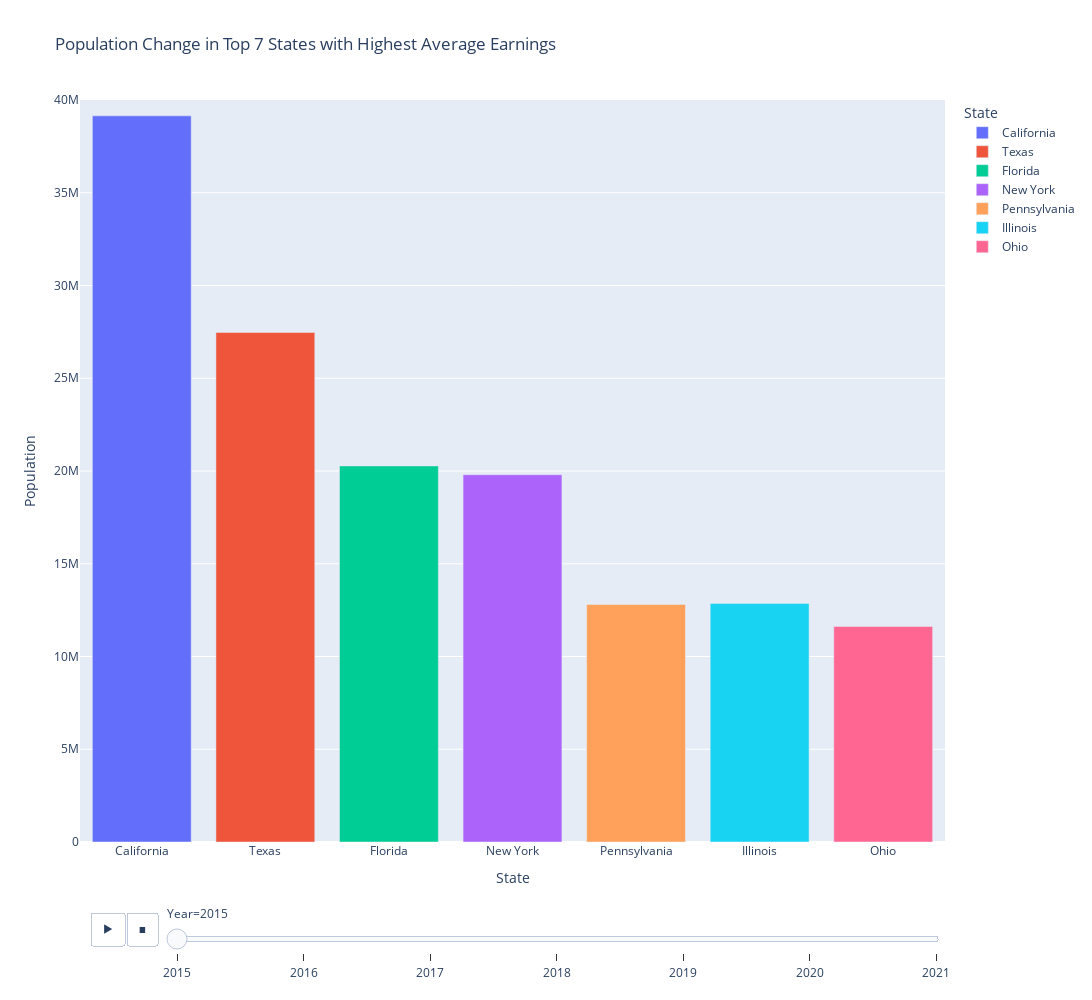

Source (notebook cell):
### Code cell
# create a list of the top 7 states with the highest average earnings
state = top_7_earnings["STATE"].tolist()
# create a list of years from 2015 to 2021
year = [2015, 2016, 2017, 2018, 2019, 2020, 2021]
# create a list of population values per year for each state
californinia = [top_7_earnings['POP_2015'].tolist()[0], top_7_earnings['POP_2016'].tolist()[0], top_7_earnings['POP_2017'].tolist()[0], top_7_earnings['POP_2018'].tolist()[0], top_7_earnings['POP_2019'].tolist()[0], top_7_earnings['POP_2020'].tolist()[0], top_7_earnings['POP_2021'].tolist()[0]]
texas = [top_7_earnings['POP_2015'].tolist()[1], top_7_earnings['POP_2016'].tolist()[1], top_7_earnings['POP_2017'].tolist()[1], top_7_earnings['POP_2018'].tolist()[1], top_7_earnings['POP_2019'].tolist()[1], top_7_earnings['POP_2020'].tolist()[1], top_7_earnings['POP_2021'].tolist()[1]]
florida = [top_7_earnings['POP_2015'].tolist()[2], top_7_earnings['POP_2016'].tolist()[2], top_7_earnings['POP_2017'].tolist()[2], top_7_earnings['POP_2018'].tolist()[2], top_7_earnings['POP_2019'].tolist()[2], top_7_earnings['POP_2020'].tolist()[2], top_7_earnings['POP_2021'].tolist()[2]]
new_york = [top_7_earnings['POP_2015'].tolist()[3], top_7_earnings['POP_2016'].tolist()[3], top_7_earnings['POP_2017'].tolist()[3], top_7_earnings['POP_2018'].tolist()[3], top_7_earnings['POP_2019'].tolist()[3], top_7_earnings['POP_2020'].tolist()[3], top_7_earnings['POP_2021'].tolist()[3]]
pennsylvania = [top_7_earnings['POP_2015'].tolist()[4], top_7_earnings['POP_2016'].tolist()[4], top_7_earnings['POP_2017'].tolist()[4], top_7_earnings['POP_2018'].tolist()[4], top_7_earnings['POP_2019'].tolist()[4], top_7_earnings['POP_2020'].tolist()[4], top_7_earnings['POP_2021'].tolist()[4]]
illinois = [top_7_earnings['POP_2015'].tolist()[5], top_7_earnings['POP_2016'].tolist()[5], top_7_earnings['POP_2017'].tolist()[5], top_7_earnings['POP_2018'].tolist()[5], top_7_earnings['POP_2019'].tolist()[5], top_7_earnings['POP_2020'].tolist()[5], top_7_earnings['POP_2021'].tolist()[5]]
ohio = [top_7_earnings['POP_2015'].tolist()[6], top_7_earnings['POP_2016'].tolist()[6], top_7_earnings['POP_2017'].tolist()[6], top_7_earnings['POP_2018'].tolist()[6], top_7_earnings['POP_2019'].tolist()[6], top_7_earnings['POP_2020'].tolist()[6], top_7_earnings['POP_2021'].tolist()[6]]
# create a dataframe from the lists
top_7_df = pd.DataFrame({"State": state, "Year": year, "California": californinia, "Texas": texas, "Florida": florida, "New York": new_york, "Pennsylvania": pennsylvania, "Illinois": illinois, "Ohio": ohio})
top_7_df2 = top_7_df.melt(id_vars=["State", "Year"], var_name="State2", value_name="Population")
# drop the extra state column
top_7_df2.drop(columns=["State"], inplace=True)
# rename the state column to State
top_7_df2 = top_7_df2.rename(columns={"State2": "State"})
top_7_df2
# create animated bar chart with plotly express
fig = px.bar(top_7_df2, x='State', y='Population', animation_frame='Year', animation_group='State', color='State', range_y=[0, 40000000], title='Population Change in Top 7 States with Highest Average Earnings', width=1250, height=1000)
fig.show()

### Figure 1 — Plotly figure (JSON) as saved in the notebook; plotly's stock layout.template omitted (floating-point values rounded to 4 significant figures)
{"data": [{"alignmentgroup": "True", "hovertemplate": "State=%{x}<br>Year=2015<br>Population=%{y}<extra></extra>", "ids": ["California"], "legendgroup": "California", "marker": {"color": "#636efa", "pattern": {"shape": ""}}, "name": "California", "offsetgroup": "California", "orientation": "v", "showlegend": true, "textposition": "auto", "type": "bar", "x": ["California"], "xaxis": "x", "y": [39144818], "yaxis": "y"}, {"alignmentgroup": "True", "hovertemplate": "State=%{x}<br>Year=2015<br>Population=%{y}<extra></extra>", "ids": ["Texas"], "legendgroup": "Texas", "marker": {"color": "#EF553B", "pattern": {"shape": ""}}, "name": "Texas", "offsetgroup": "Texas", "orientation": "v", "showlegend": true, "textposition": "auto", "type": "bar", "x": ["Texas"], "xaxis": "x", "y": [27469114], "yaxis": "y"}, {"alignmentgroup": "True", "hovertemplate": "State=%{x}<br>Year=2015<br>Population=%{y}<extra></extra>", "ids": ["Florida"], "legendgroup": "Florida", "marker": {"color": "#00cc96", "pattern": {"shape": ""}}, "name": "Florida", "offsetgroup": "Florida", "orientation": "v", "showlegend": true, "textposition": "auto", "type": "bar", "x": ["Florida"], "xaxis": "x", "y": [20271272], "yaxis": "y"}, {"alignmentgroup": "True", "hovertemplate": "State=%{x}<br>Year=2015<br>Population=%{y}<extra></extra>", "ids": ["New York"], "legendgroup": "New York", "marker": {"color": "#ab63fa", "pattern": {"shape": ""}}, "name": "New York", "offsetgroup": "New York", "orientation": "v", "showlegend": true, "textposition": "auto", "type": "bar", "x": ["New York"], "xaxis": "x", "y": [19795791], "yaxis": "y"}, {"alignmentgroup": "True", "hovertemplate": "State=%{x}<br>Year=2015<br>Population=%{y}<extra></extra>", "ids": ["Pennsylvania"], "legendgroup": "Pennsylvania", "marker": {"color": "#FFA15A", "pattern": {"shape": ""}}, "name": "Pennsylvania", "offsetgroup": "Pennsylvania", "orientation": "v", "showlegend": true, "textposition": "auto", "type": "bar", "x": ["Pennsylvania"], "xaxis": "x", "y": [12802503], "yaxis": "y"}, {"alignmentgroup": "True", "hovertemplate": "State=%{x}<br>Year=2015<br>Population=%{y}<extra></extra>", "ids": ["Illinois"], "legendgroup": "Illinois", "marker": {"color": "#19d3f3", "pattern": {"shape": ""}}, "name": "Illinois", "offsetgroup": "Illinois", "orientation": "v", "showlegend": true, "textposition": "auto", "type": "bar", "x": ["Illinois"], "xaxis": "x", "y": [12859995], "yaxis": "y"}, {"alignmentgroup": "True", "hovertemplate": "State=%{x}<br>Year=2015<br>Population=%{y}<extra></extra>", "ids": ["Ohio"], "legendgroup": "Ohio", "marker": {"color": "#FF6692", "pattern": {"shape": ""}}, "name": "Ohio", "offsetgroup": "Ohio", "orientation": "v", "showlegend": true, "textposition": "auto", "type": "bar", "x": ["Ohio"], "xaxis": "x", "y": [11613423], "yaxis": "y"}], "layout": {"barmode": "relative", "height": 1000, "legend": {"title": {"text": "State"}, "tracegroupgap": 0}, "sliders": [{"active": 0, "currentvalue": {"prefix": "Year="}, "len": 0.9, "pad": {"b": 10, "t": 60}, "steps": [{"args": [["2015"], {"frame": {"duration": 0, "redraw": true}, "fromcurrent": true, "mode": "immediate", "transition": {"duration": 0, "easing": "linear"}}], "label": "2015", "method": "animate"}, {"args": [["2016"], {"frame": {"duration": 0, "redraw": true}, "fromcurrent": true, "mode": "immediate", "transition": {"duration": 0, "easing": "linear"}}], "label": "2016", "method": "animate"}, {"args": [["2017"], {"frame": {"duration": 0, "redraw": true}, "fromcurrent": true, "mode": "immediate", "transition": {"duration": 0, "easing": "linear"}}], "label": "2017", "method": "animate"}, {"args": [["2018"], {"frame": {"duration": 0, "redraw": true}, "fromcurrent": true, "mode": "immediate", "transition": {"duration": 0, "easing": "linear"}}], "label": "2018", "method": "animate"}, {"args": [["2019"], {"frame": {"duration": 0, "redraw": true}, "fromcurrent": true, "mode": "immediate", "transition": {"duration": 0, "easing": "linear"}}], "label": "2019", "method": "animate"}, {"args": [["2020"], {"frame": {"duration": 0, "redraw": true}, "fromcurrent": true, "mode": "immediate", "transition": {"duration": 0, "easing": "linear"}}], "label": "2020", "method": "animate"}, {"args": [["2021"], {"frame": {"duration": 0, "redraw": true}, "fromcurrent": true, "mode": "immediate", "transition": {"duration": 0, "easing": "linear"}}], "label": "2021", "method": "animate"}], "x": 0.1, "xanchor": "left", "y": 0, "yanchor": "top"}], "title": {"text": "Population Change in Top 7 States with Highest Average Earnings"}, "updatemenus": [{"buttons": [{"args": [null, {"frame": {"duration": 500, "redraw": true}, "fromcurrent": true, "mode": "immediate", "transition": {"duration": 500, "easing": "linear"}}], "label": "&#9654;", "method": "animate"}, {"args": [[null], {"frame": {"duration": 0, "redraw": true}, "fromcurrent": true, "mode": "immediate", "transition": {"duration": 0, "easing": "linear"}}], "label": "&#9724;", "method": "animate"}], "direction": "left", "pad": {"r": 10, "t": 70}, "showactive": false, "type": "buttons", "x": 0.1, "xanchor": "right", "y": 0, "yanchor": "top"}], "width": 1250, "xaxis": {"anchor": "y", "categoryarray": ["California", "Texas", "Florida", "New York", "Pennsylvania", "Illinois", "Ohio"], "categoryorder": "array", "domain": [0, 1], "title": {"text": "State"}}, "yaxis": {"anchor": "x", "domain": [0, 1], "range": [0, 40000000], "title": {"text": "Population"}}}}
